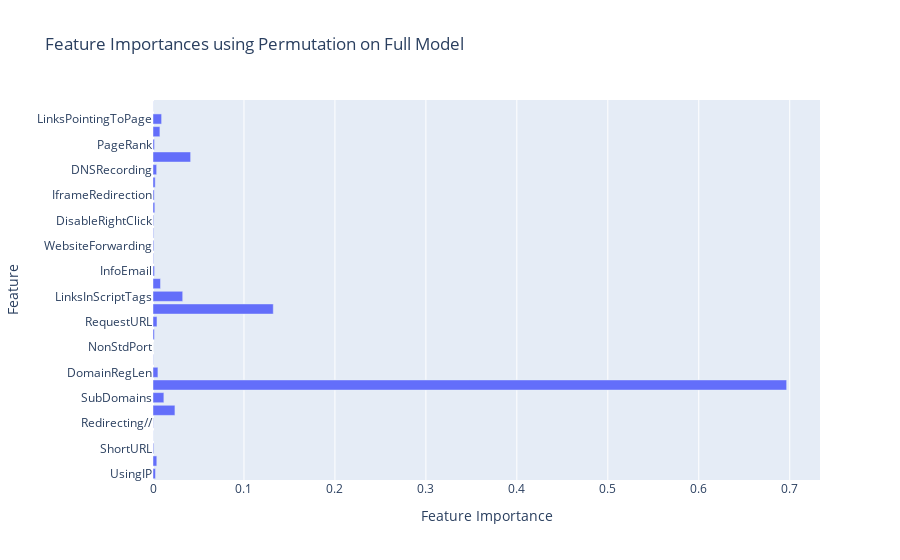

The notebook cell saved with this chart:
### Code cell
#checking the feature improtance in the model
# plt.figure(figsize=(9,7))
# n_features = X_train.shape[1]
# plt.barh(range(n_features), gbc.feature_importances_, align='center')
# plt.yticks(np.arange(n_features), X_train.columns)
# plt.title("Feature importances using permutation on full model")
# plt.xlabel("Feature importance")
# plt.ylabel("Feature")
# plt.show()



#using plotly
# Checking the feature importance in the model
n_features = X_train.shape[1]

# Create a DataFrame to hold feature importances and corresponding feature names
df = pd.DataFrame({'Feature': X_train.columns, 'Importance': gbc.feature_importances_})

# Create an interactive bar chart using Plotly Express
fig = px.bar(df, x='Importance', y='Feature', orientation='h',
             title="Feature Importances using Permutation on Full Model",
             labels={'Importance': 'Feature Importance', 'Feature': 'Feature'})

# Show the interactive bar chart
fig.show()

### Figure 1 — Plotly figure (JSON) as saved in the notebook; plotly's stock layout.template omitted (floating-point values rounded to 4 significant figures)
{"data": [{"alignmentgroup": "True", "hovertemplate": "Feature Importance=%{x}<br>Feature=%{y}<extra></extra>", "legendgroup": "", "marker": {"color": "#636efa", "pattern": {"shape": ""}}, "name": "", "offsetgroup": "", "orientation": "h", "showlegend": false, "textposition": "auto", "type": "bar", "x": [0.002745, 0.004194, 0.0007695, 0.0001322, 0.0003156, 0.02412, 0.01194, 0.6966, 0.005418, 0.0002711, 2.172e-05, 0.001512, 0.004377, 0.1322, 0.03265, 0.008265, 0.001706, 0.0005301, 0.0008541, 0.0006151, 0.0006877, 0.001977, 0.001343, 0.002434, 0.00401, 0.04137, 0.001668, 0.007597, 0.00947, 0.0001527], "xaxis": "x", "y": ["UsingIP", "LongURL", "ShortURL", "Symbol@", "Redirecting//", "PrefixSuffix-", "SubDomains", "HTTPS", "DomainRegLen", "Favicon", "NonStdPort", "HTTPSDomainURL", "RequestURL", "AnchorURL", "LinksInScriptTags", "ServerFormHandler", "InfoEmail", "AbnormalURL", "WebsiteForwarding", "StatusBarCust", "DisableRightClick", "UsingPopupWindow", "IframeRedirection", "AgeofDomain", "DNSRecording", "WebsiteTraffic", "PageRank", "GoogleIndex", "LinksPointingToPage", "StatsReport"], "yaxis": "y"}], "layout": {"barmode": "relative", "legend": {"tracegroupgap": 0}, "title": {"text": "Feature Importances using Permutation on Full Model"}, "xaxis": {"anchor": "y", "domain": [0, 1], "title": {"text": "Feature Importance"}}, "yaxis": {"anchor": "x", "domain": [0, 1], "title": {"text": "Feature"}}}}
